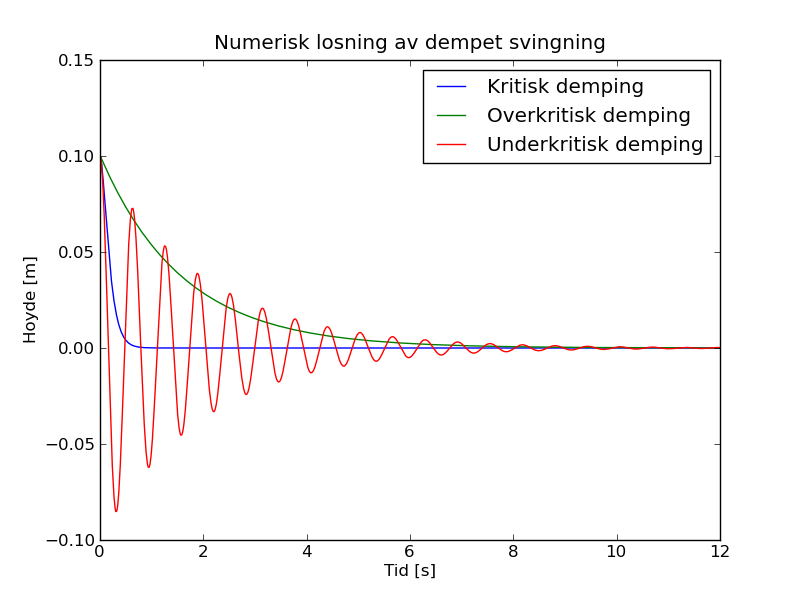

Here is the Python script that generated this plot:
from scitools.std import *
from Generell import *
from matplotlib.pyplot import *

# Vi loser omega = sqrt(k/m) og gamma = b/(2m)
# gamma = omega gir kritisk demping. Vi faar det ved k = 2 og b = 10
# gamma > omega gir overkritisk demping. vi velger b = 16 og k = 10
# gamma < omega gir underkritisk demping. Vi velger b = 0.1 og k = 10
# generell(b,k,m)

t1, z1, v1 = generell(2,10, 0.1)     #Kritisk
t2, z2, v2 = generell(16,10, 0.1)    #Overkritisk
t3, z3, v3 = generell(0.1,10, 0.1)   #Underkritisk

plot(t1, z1, t2, z2, t3, z3)
legend(['Kritisk demping', 'Overkritisk demping', 'Underkritisk demping'])
xlabel('Tid [s]')
ylabel('Hoyde [m]')
title('Numerisk losning av dempet svingning')
savefig('oppgB.png')
show()


